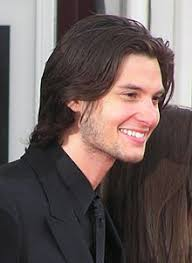
#> input picture Machine Learning/Datasets/pict/ben/17.jpeg, 192 x 263 px; its folder holds 3 pictures in this run
$ jupyter execute --allow-errors '20 July Image labeling and applying ML algo.ipynb'
#> lines starting #> are read from the running program, lines starting #| are printed output that depends on the picture
[cell 1]
import pandas as pd
import numpy as np
import cv2
import os
import glob
from skimage.filters import gaussian
from skimage import img_as_ubyte
import matplotlib.pyplot as plt

images_list_b = []
SIZE = 128

path = "/home/abbas/pict/ben/*.*"

for file in glob.glob(path):
    print(file)
    img= cv2.imread(file,1)
#> img is the input picture: shape (263, 192, 3); mean B, G, R 92, 94, 107.3
    img = cv2.resize(img, (SIZE, SIZE))
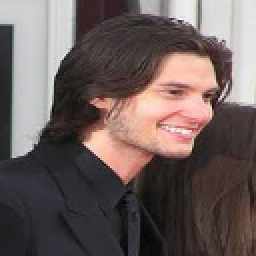
#> img: shape (128, 128, 3) (shown 2 times larger); mean B, G, R 91.9, 93.9, 107.2
    img=img.flatten()
    images_list_b.append(img)
#> pass 2 of the loop `for file in glob.glob(path):`:
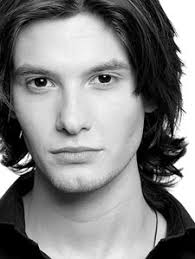
#> input picture Machine Learning/Datasets/pict/ben/18.jpeg, 195 x 259 px
#> img is the input picture: shape (259, 195, 3); min 0, max 255, mean 130.5
#> `img = cv2.resize(img, (SIZE, SIZE))`:
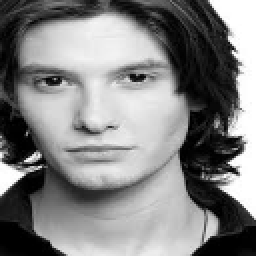
#> img: shape (128, 128, 3) (shown 2 times larger); min 0, max 255, mean 130.3
#> pass 3 of the loop `for file in glob.glob(path):`:
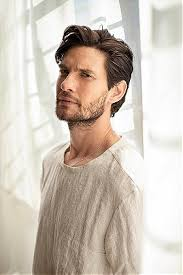
#> input picture Machine Learning/Datasets/pict/ben/8.jpeg, 183 x 275 px
#> img is the input picture: shape (275, 183, 3); mean B, G, R 184.8, 195.9, 206.2
#> `img = cv2.resize(img, (SIZE, SIZE))`:
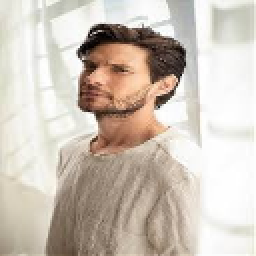
#> img: shape (128, 128, 3) (shown 2 times larger); mean B, G, R 184.7, 195.8, 206.1

images_list_b = np.array(images_list_b)

[cell 2]
images_list_m = []
SIZE = 128

path = "/home/abbas/pict/monica/*.*"

for file in glob.glob(path):
    print(file)
    img= cv2.imread(file,1)
    img = cv2.resize(img, (SIZE, SIZE))
    img=img.flatten()
    images_list_m.append(img)

images_list_m = np.array(images_list_m)

#> (a cell that did not finish here is left out)

#> (a cell that did not finish here is left out)

[cell 5]
for i in images_list_b:
    print(plt.plot(i))
#> this loop made 3 passes
#> (printed output is left out)
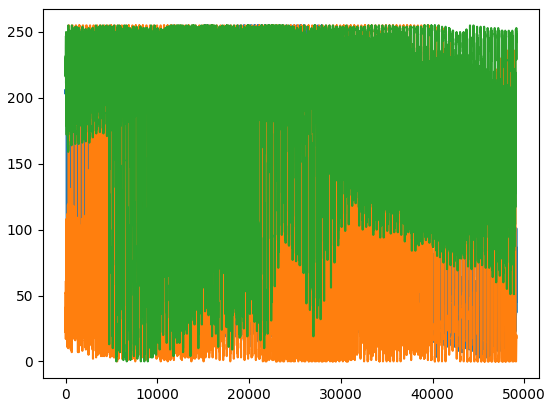
#> figure drawn by matplotlib, 1 panel; curve peaks at x = 11816, y = 255; curve peaks at x = 315, y = 255; curve peaks at x = 303, y = 255

[cell 6]
for i in images_list_m:
    print(plt.plot(i))
